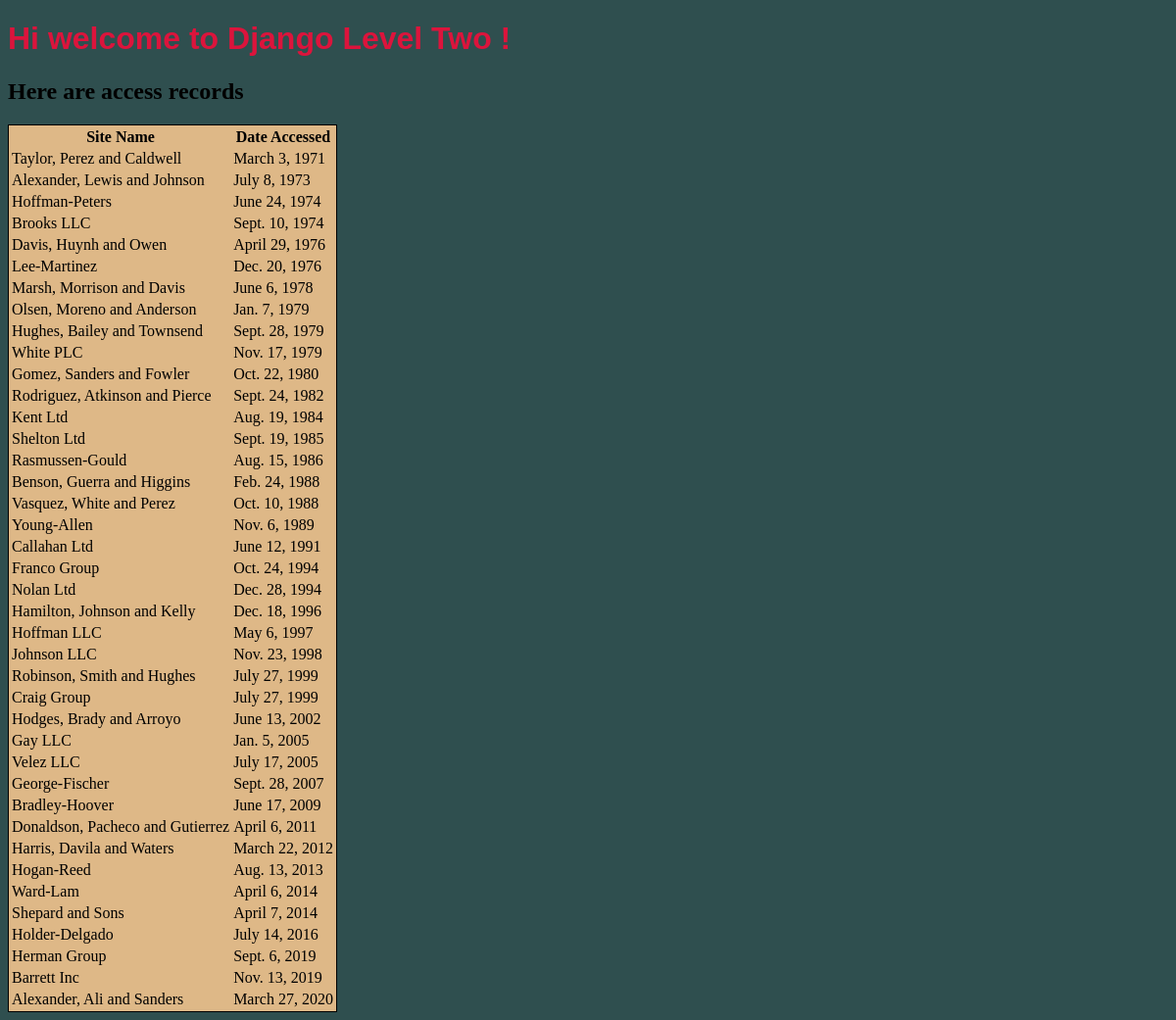
The page /APP1/ on the database its author committed.
### APP1/models.py (models this page shows, shortened)
class AccessRecord(models.Model):
    name = models.ForeignKey(Webpage, on_delete=models.CASCADE)
    date = models.DateField()

class Webpage(models.Model):
    topic = models.ForeignKey(Topic, on_delete=models.CASCADE)
    name = models.CharField(max_length=264, unique=True)
    url = models.URLField(unique=True)
    def __str__(self):
        return self.name

### APP1/views.py (the view)
# urls.py: path('',views.index,name="index"),
def index(request):
    webpages_list = AccessRecord.objects.order_by('date')
    date_dict = {'access_records':webpages_list}
    return render(request,'APP1/index.html',context=date_dict)

### templates/APP1/index.html (shortened to what this page needs)
<!DOCTYPE html>
{% load static %}
<html lang="en" dir="ltr">
  <head>
    <link rel="stylesheet" href="{% static "css/example-style.css" %}">
  </head>
  <body>
    <h1>Hi welcome to Django Level Two !</h1>
    <h2> <b>Here are access records </b></h2>
    <div class="djangoTwo">
      {% if access_records %}
      <table>
        <thead>
          <th>Site Name</th>
          <th>Date Accessed</th>
        </thead>
        {% for acc in access_records %}
        <tr>
          <td>{{ acc.name }}</td>
          <td>{{ acc.date }}</td>
        </tr>
        {% endfor %}
      </table>
      {% else %}
        <p>NO ACCESS RECORDS FOUND </p>
      {% endif %}
    </div>
  </body>
</html>

### static/css/example-style.css (style rules this page uses)
body { background-color: darkslategrey; }
h1 { color: crimson; font-family: sans-serif; }
table { border: 1px solid black; background-color: burlywood; }
.djangoTwo { background-color: khaki color: darkslategrey; font-family: "Comic Sans MS", serif; align-items: center; align-self: center; }

### rows shown on the page
AccessRecord: name "Taylor, Perez and Caldwell", date "March 3, 1971"
AccessRecord: name "Alexander, Lewis and Johnson", date "July 8, 1973"
AccessRecord: name "Hoffman-Peters", date "June 24, 1974"
AccessRecord: name "Brooks LLC", date "Sept. 10, 1974"
AccessRecord: name "Davis, Huynh and Owen", date "April 29, 1976"
AccessRecord: name "Lee-Martinez", date "Dec. 20, 1976"
AccessRecord: name "Marsh, Morrison and Davis", date "June 6, 1978"
AccessRecord: name "Olsen, Moreno and Anderson", date "Jan. 7, 1979"
AccessRecord: name "Hughes, Bailey and Townsend", date "Sept. 28, 1979"
AccessRecord: name "White PLC", date "Nov. 17, 1979"
AccessRecord: name "Gomez, Sanders and Fowler", date "Oct. 22, 1980"
AccessRecord: name "Rodriguez, Atkinson and Pierce", date "Sept. 24, 1982"
AccessRecord: name "Kent Ltd", date "Aug. 19, 1984"
AccessRecord: name "Shelton Ltd", date "Sept. 19, 1985"
AccessRecord: name "Rasmussen-Gould", date "Aug. 15, 1986"
AccessRecord: name "Benson, Guerra and Higgins", date "Feb. 24, 1988"
AccessRecord: name "Vasquez, White and Perez", date "Oct. 10, 1988"
AccessRecord: name "Young-Allen", date "Nov. 6, 1989"
AccessRecord: name "Callahan Ltd", date "June 12, 1991"
AccessRecord: name "Franco Group", date "Oct. 24, 1994"
AccessRecord: name "Nolan Ltd", date "Dec. 28, 1994"
AccessRecord: name "Hamilton, Johnson and Kelly", date "Dec. 18, 1996"
AccessRecord: name "Hoffman LLC", date "May 6, 1997"
AccessRecord: name "Johnson LLC", date "Nov. 23, 1998"
AccessRecord: name "Robinson, Smith and Hughes", date "July 27, 1999"
AccessRecord: name "Craig Group", date "July 27, 1999"
AccessRecord: name "Hodges, Brady and Arroyo", date "June 13, 2002"
AccessRecord: name "Gay LLC", date "Jan. 5, 2005"
AccessRecord: name "Velez LLC", date "July 17, 2005"
AccessRecord: name "George-Fischer", date "Sept. 28, 2007"
AccessRecord: name "Bradley-Hoover", date "June 17, 2009"
AccessRecord: name "Donaldson, Pacheco and Gutierrez", date "April 6, 2011"
AccessRecord: name "Harris, Davila and Waters", date "March 22, 2012"
AccessRecord: name "Hogan-Reed", date "Aug. 13, 2013"
AccessRecord: name "Ward-Lam", date "April 6, 2014"
AccessRecord: name "Shepard and Sons", date "April 7, 2014"
AccessRecord: name "Holder-Delgado", date "July 14, 2016"
AccessRecord: name "Herman Group", date "Sept. 6, 2019"
AccessRecord: name "Barrett Inc", date "Nov. 13, 2019"
AccessRecord: name "Alexander, Ali and Sanders", date "March 27, 2020"
